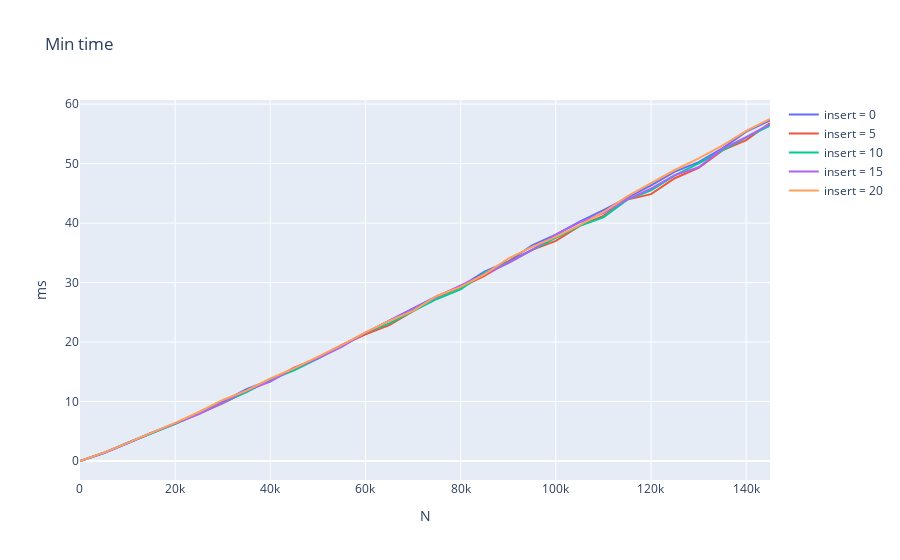

Here is the notebook cell this chart was saved with:
### Code cell
fig = go.Figure()

fig.add_trace(go.Scatter(x = df0['N'], y = df0['min_time'], name = "insert = 0"))
fig.add_trace(go.Scatter(x = df5['N'], y = df5['min_time'], name = "insert = 5"))
fig.add_trace(go.Scatter(x = df10['N'], y = df10['min_time'], name = "insert = 10"))
fig.add_trace(go.Scatter(x = df15['N'], y = df15['min_time'], name = "insert = 15"))
fig.add_trace(go.Scatter(x = df20['N'], y = df20['min_time'], name = "insert = 20"))

fig.update_layout(
    title="Min time",
    xaxis_title="N",
    yaxis_title="ms",
)


fig.show()
